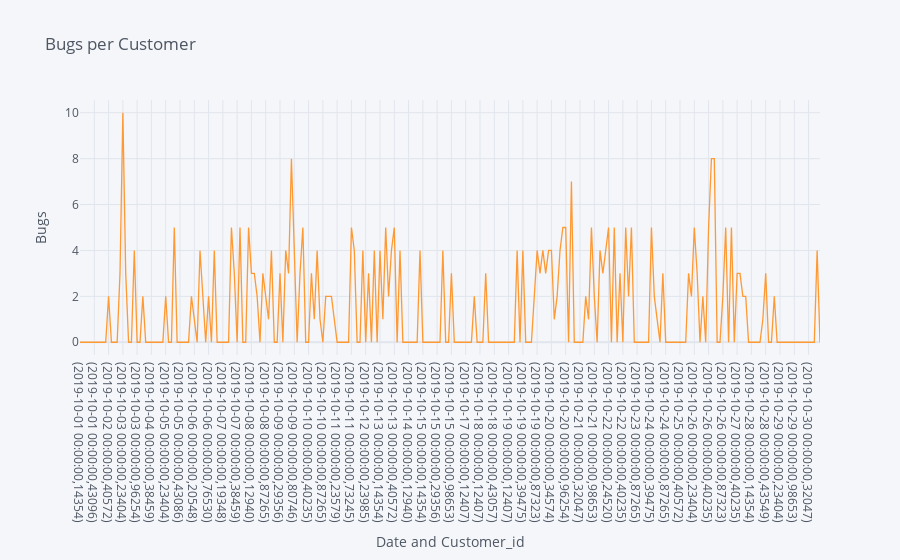

Here is the notebook cell this chart was saved with:
### Code cell
#Graph to show bugs encountered by per customer
show.groupby(['login_date','customer_id']).sum()['bugs_in_session'].iplot(title='Bugs per Customer', xTitle='Date and Customer_id', yTitle='Bugs')

### Figure 1 — Plotly figure (JSON) as saved in the notebook; plotly's stock layout.template omitted (floating-point values rounded to 4 significant figures; data arrays with more than 128 entries replaced by an {"elided": "..."} marker saying what was removed)
{"data": [{"line": {"color": "rgba(255, 153, 51, 1.0)", "dash": "solid", "shape": "linear", "width": 1.3}, "mode": "lines", "name": "bugs_in_session", "text": "", "type": "scatter", "x": {"elided": "260 str values"}, "y": {"elided": "260 int values"}}], "layout": {"legend": {"bgcolor": "#F5F6F9", "font": {"color": "#4D5663"}}, "paper_bgcolor": "#F5F6F9", "plot_bgcolor": "#F5F6F9", "title": {"font": {"color": "#4D5663"}, "text": "Bugs per Customer"}, "xaxis": {"gridcolor": "#E1E5ED", "showgrid": true, "tickfont": {"color": "#4D5663"}, "title": {"font": {"color": "#4D5663"}, "text": "Date and Customer_id"}, "zerolinecolor": "#E1E5ED"}, "yaxis": {"gridcolor": "#E1E5ED", "showgrid": true, "tickfont": {"color": "#4D5663"}, "title": {"font": {"color": "#4D5663"}, "text": "Bugs"}, "zerolinecolor": "#E1E5ED"}}}
